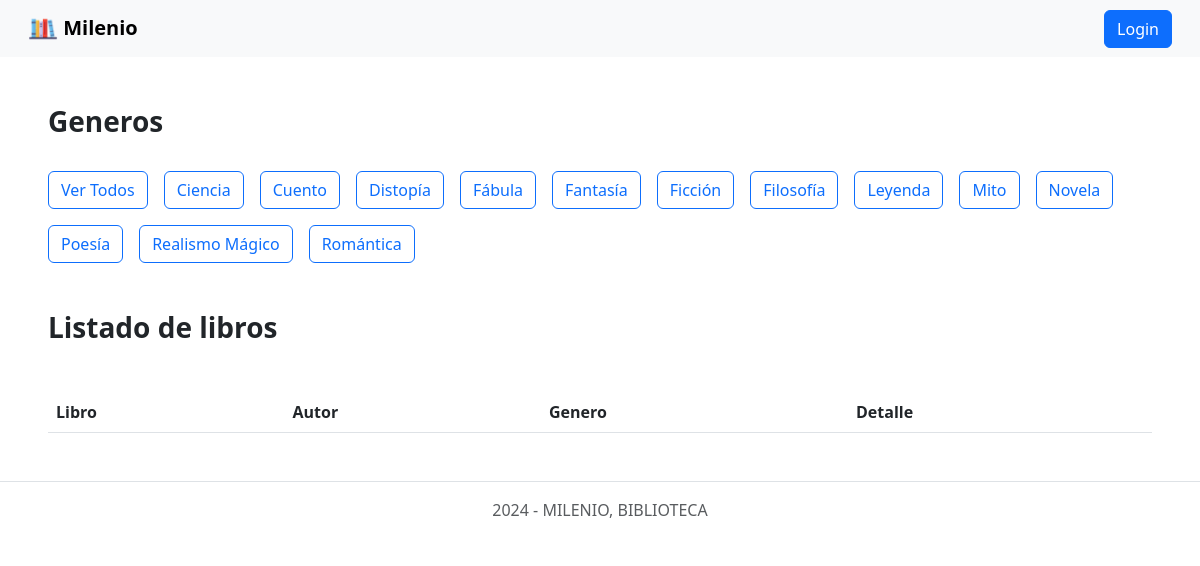
Screenshot of /home?genero=Cuento with the database file from the repository.
### tables this page shows
CREATE TABLE `generos` (
  `id` int(11) NOT NULL,
  `nombre` varchar(255) NOT NULL
);

### app/controllers/catalogo.controller.php (called while the page is built, shortened)
<?php
    require_once './app/models/genero.model.php';
class CatalogoController {
    private $modelGenero;
    public function __construct($res) {
        $this->modelGenero = new GeneroModel();
    }
    public function showLibros() {
        $generos = $this->modelGenero->getGeneros();
        include_once 'templates/layout/header.phtml';
        include_once 'templates/generos.phtml';
        include_once 'templates/catalogo.phtml';
        include_once 'templates/layout/footer.phtml';
    }
}

### app/models/genero.model.php (called while the page is built, shortened)
<?php
class GeneroModel {
    private $db;
    public function __construct() {
       $this->db = new PDO('mysql:host=localhost;dbname=milenio_db;charset=utf8', 'root', '');
    }
    public function getGeneros() {
        $query = $this->db->prepare('SELECT * FROM generos');
        $query->execute();
        $generos = $query->fetchAll(PDO::FETCH_OBJ);
        return $generos;
    }
}

### templates/generos.phtml (the view, shortened to what this page needs)
<?php
include_once './app/models/genero.model.php';
?>
<h2 class="fs-3 fw-bold mt-5 ms-5">Generos</h2>
<ul class="nav justify-content-start ms-5 mt-4 d-inline-flex gap-3">
    <li class="nav-item">
        <a href="home"><button type="button" class="btn btn-outline-primary">Ver Todos</button></a>
    </li>
    <?php foreach ($generos as $genero): ?>
        <li class="nav-item">
            <a href="home?genero=<?= urlencode($genero->nombre) ?>">
                <button type="button" class="btn btn-outline-primary">
                    <?php echo $genero->nombre ?>
                </button>
            </a>
        </li>
    <?php endforeach; ?>
</ul>

### rows the page displays
generos: nombre "Ciencia"
generos: nombre "Cuento"
generos: nombre "Distopía"
generos: nombre "Fábula"
generos: nombre "Fantasía"
generos: nombre "Ficción"
generos: nombre "Filosofía"
generos: nombre "Leyenda"
generos: nombre "Mito"
generos: nombre "Novela"
generos: nombre "Poesía"
generos: nombre "Realismo Mágico"
generos: nombre "Romántica"
